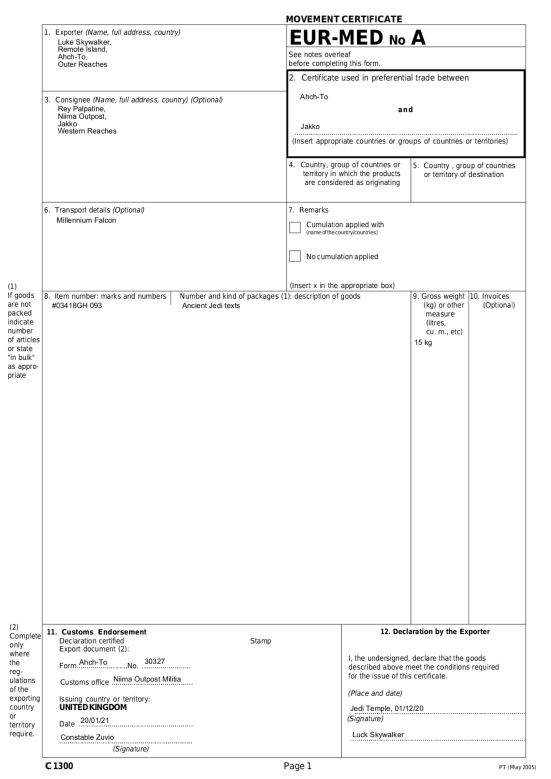
#> input picture test_images/EUR-MED_C1300_Skywalker.jpg, 1653 x 2337 px (shown at 1/3 size)
$ python image_resize.py --image test_images/EUR-MED_C1300_Skywalker.jpg
#> lines starting #> are read from the running program, lines starting #| are printed output that depends on the picture
import argparse
import cv2

ap = argparse.ArgumentParser()
ap.add_argument("-i", "--image", type=str, required=True,
	help="path to input image that we'll align to template")
ap.add_argument("-t", "--scale", type=int, required=False, default=[2],
	help="how much the image is to be scaled by")
args = vars(ap.parse_args())

image = cv2.imread(args["image"])
#> image is the input picture: shape (2337, 1653, 3); min 0, max 255, mean 247.2
y, x, _ = image.shape
#> y = 2337; x = 1653
print('Original Size: {0}x{1}x3'.format(y,x))
#| Original Size: 2337x1653x3
scale = args['scale'][0]
print('Scale factor: {0}'.format(scale))

new_image = cv2.resize(image, (scale*x, scale*y))
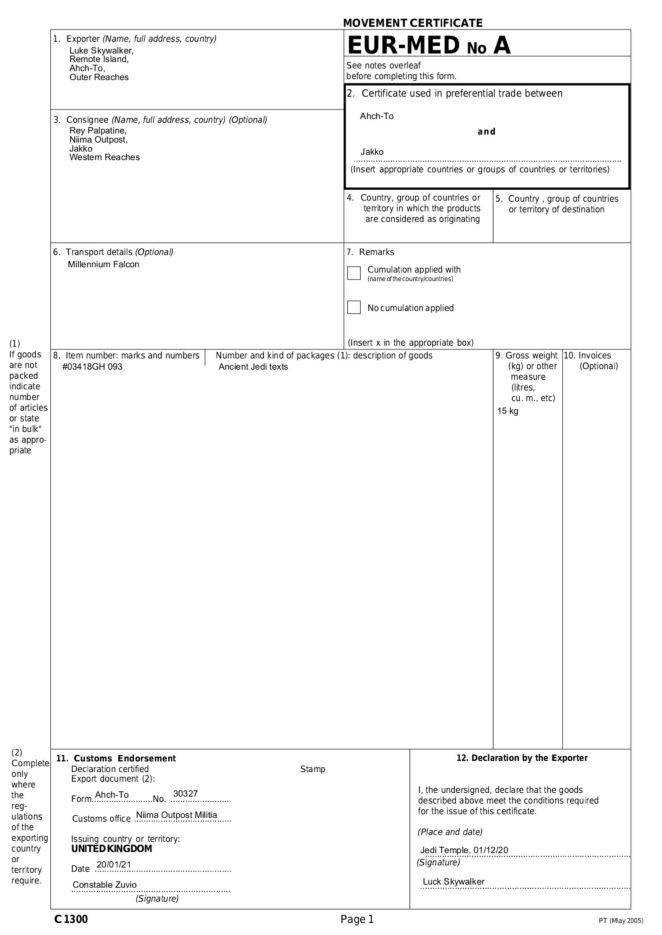
#> new_image: shape (4674, 3306, 3) (shown at 1/5 size); min 0, max 255, mean 247.2
new_y, new_x, _ = new_image.shape
#> new_y = 4674; new_x = 3306
print('New Size: {0}x{1}x3'.format(new_y, new_x))
#| New Size: 4674x3306x3

cv2.imwrite(args["image"][:-4]+'_LARGE'+'.png',new_image)
